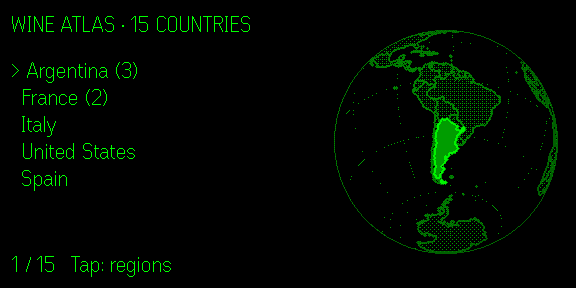
#> input picture tools/captures-raw/glasses-atlas.png, 576 x 288 px, given as the content of the folder captures-raw/glasses-atlas.png, which was not available
$ python clean-captures.py captures-raw/glasses-atlas.png captures-raw/glasses-notes.png
#> lines starting #> are read from the running program, lines starting #| are printed output that depends on the picture; after the words box and inside, x2 and y2 are one past the last pixel; in counts of white or black regions, pixels touching at a corner belong together; pictures that were not available may be replaced by others from this repository, and a replacement may not be noted
"""Marketing copies of G2 captures without the dithered backdrops.

On the glasses the faint dither behind a map (country fill, sea grid, the lens-mask falloff) reads as
atmosphere. Composited onto a 3D lens or a store photo it becomes a flat green patch, because any lit
pixel turns opaque there. This keeps everything bright (text, bottle, region glow, winery dots) and the
dim pixels that touch it (glyph and bottle edges), and clears dim pixels that stand on their own.

  python3 tools/clean-captures.py raw_dir out_dir        # 576x288 captures on black -> cleaned, on black
  python3 tools/clean-captures.py raw_dir out_dir --alpha # ... -> transparent (alpha = brightness), for stores
"""
import sys, pathlib
import numpy as np
from PIL import Image

# The simulator draws the 16 levels as green 0, 96, 131, 157, 179, 197, 214, 230, 244, 255 ... (max channel).
BRIGHT = 197      # real content: text, bottle highlights, region glow, winery dots
DIM = 131         # levels 1-2 (dither fills) are backdrop unless they touch bright content
REACH = 2         # pixels: how close a dim pixel must be to bright content to stay (anti-aliasing, edges)
# Per capture: the Atlas region view's sea/land grid sits one level higher.
DIM_FOR = {'glasses-atlas-region.png': 157}


def clean(rgb: np.ndarray, dim: int = DIM) -> np.ndarray:
#> called with dim = 131
    level = rgb.max(axis=2).astype(np.int32)
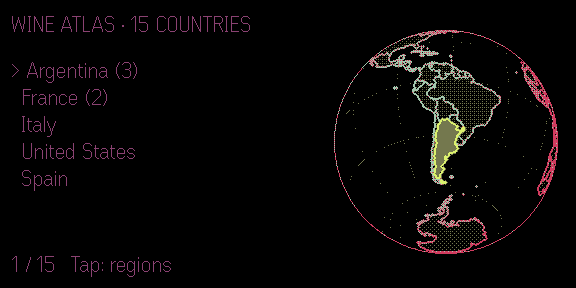
#> level: shape (288, 576) int32; 6 distinct labels, from 0 to 255; one colour per label, 0 black
    bright = level >= BRIGHT
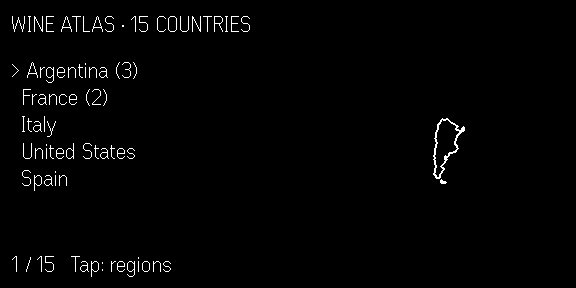
#> bright: shape (288, 576) bool; 1.5% white in thin lines or dots, all inside (x1, y1, x2, y2) = (12, 16, 465, 277)
    near = np.zeros_like(bright)
    for dy in range(-REACH, REACH + 1):
        for dx in range(-REACH, REACH + 1):
            near |= np.roll(np.roll(bright, dy, axis=0), dx, axis=1)
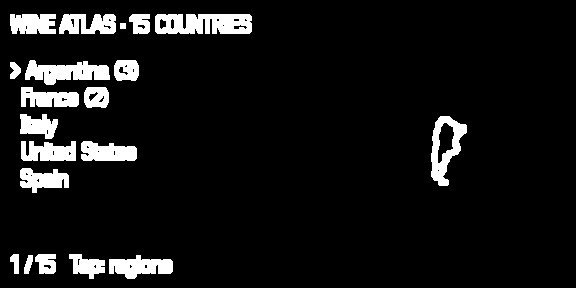
#> near: shape (288, 576) bool; 8% white; 20 white regions, largest, box (x1, y1, x2, y2) and area: (155, 14, 252, 34) 1667, (25, 60, 110, 85) 1294, (431, 116, 467, 186) 1145
    backdrop = (level > 0) & (level <= dim) & ~near
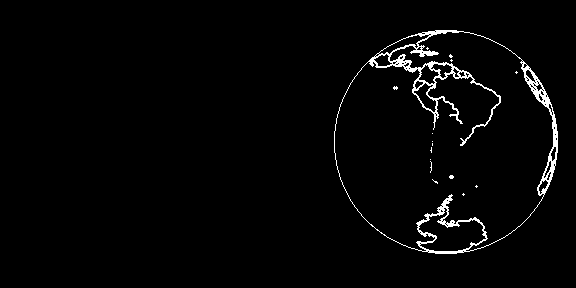
#> backdrop: shape (288, 576) bool; 2.2% white in thin lines or dots, all inside (x1, y1, x2, y2) = (334, 30, 558, 254)
    out = rgb.copy()
    out[backdrop] = 0
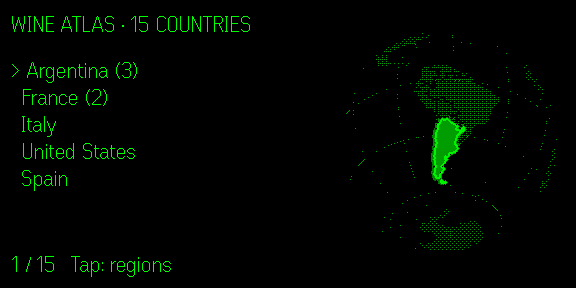
#> out: shape (288, 576, 3); mean R, G, B 0, 5.6, 0
    return out


def main():
    src, dst = pathlib.Path(sys.argv[1]), pathlib.Path(sys.argv[2])
    alpha = '--alpha' in sys.argv
    dst.mkdir(parents=True, exist_ok=True)
    for path in sorted(src.glob('*.png')):
        rgb = np.asarray(Image.open(path).convert('RGB'))
        out = clean(rgb, DIM_FOR.get(path.name, DIM))
        if alpha:
            a = out.max(axis=2).astype(np.float32)
            colour = np.zeros_like(out, dtype=np.float32)
            lit = a > 0
            for c in range(3):
                colour[..., c][lit] = np.clip(out[..., c][lit] * 255.0 / a[lit], 0, 255)
            image = Image.fromarray(np.dstack([colour, a]).astype(np.uint8))
        else:
            image = Image.fromarray(out)
        image.save(dst / path.name)
        print('cleaned', path.name)


if __name__ == '__main__':
    main()
